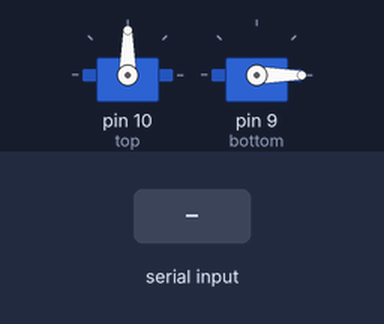
This sketch was run on a simulated Arduino Uno, built with avr-gcc and run on an emulated ATmega328P. Shown: 2 × servo. The test bench sets the inputs (shaded band).

Above: at 1.2 s.
1.3 s: "90,45\n" received over Serial
At 2.1 s:
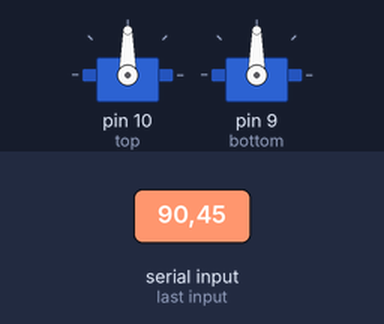
4.3 s: "30,150\n" received over Serial
At 6.1 s:
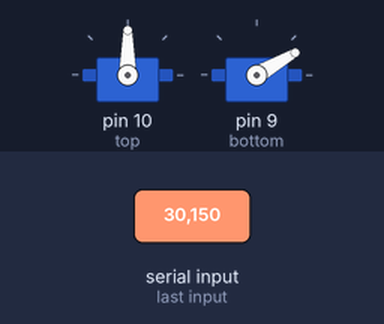
7.3 s: "200\n" received over Serial
10.3 s: "5\n" received over Serial
At 13.1 s:
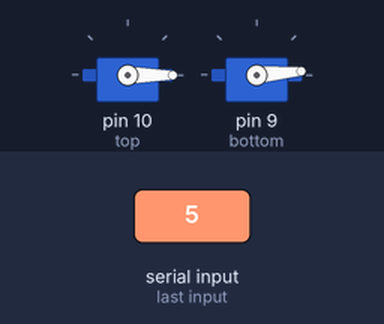
13.3 s: "90\n" received over Serial
At 14.9 s:
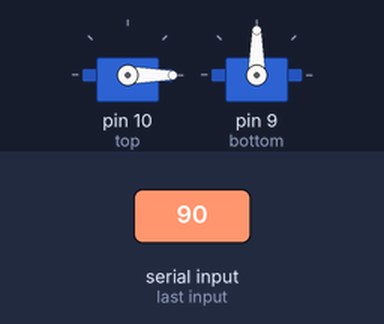
Timing chart, 0 to 18.8 s (numbered marks = the images above; inputs shaded):
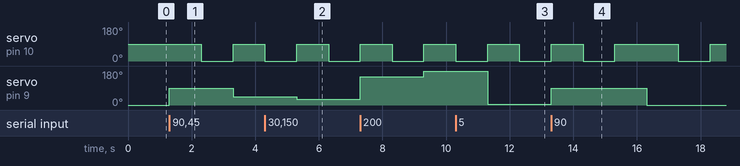

Measured:
- after the input at 1.3 s, servo on pin 10 (top): 90° → 0° after 1.0 s, → 90° 1.0 s later; servo on pin 9 (bottom): 0° → 90° at once, → 45° 2.0 s later
- after the input at 4.3 s, servo on pin 9 (bottom): 45° → 30° after 1.0 s
- after the input at 10.3 s, servo on pin 9 (bottom): 180° → 5° after 1.0 s
- after the input at 13.3 s, servo on pin 9 (bottom): 5° → 90° at once, → 0° 3.0 s later

The sketch:

garbage_can_serial.ino
```cpp
#include <Servo.h>

Servo top;
Servo bottom;

void setup() {
  // put your setup code here, to run once:
  Serial.begin(9600);
  top.attach(10);
  bottom.attach(9);

  bottom.write(0);
  top.write(90);
}

void loop() {
  // put your main code here, to run repeatedly:
  if (Serial.available() > 0){
    int msg = Serial.parseInt();

    bottom.write(msg);
    delay(1000);
    top.write(0);
    delay(1000);
    top.write(90);

  }
}
```
